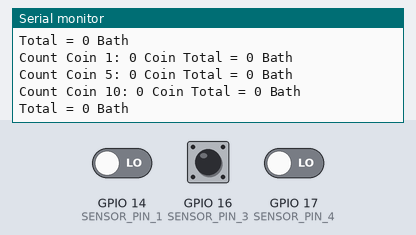
Simulated run of this sketch. Board: ESP32. Parts: the last lines printed to the serial monitor. The test bench sets the inputs (shaded band); at power-on: GPIO 14 (SENSOR_PIN_1) LOW, GPIO 16 (SENSOR_PIN_3) LOW, GPIO 17 (SENSOR_PIN_4) LOW. WiFi joins after 1.5 s; servers stay silent unless stated; no MQTT or app messages arrive unless stated.

Above: at 2.7 s.
2.8 s: GPIO 14 (SENSOR_PIN_1) driven HIGH
At 4.1 s:
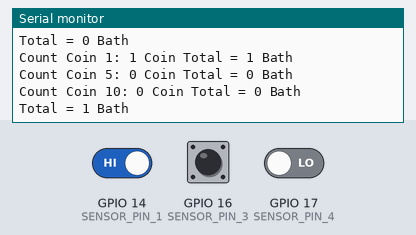
4.3 s: GPIO 16 (SENSOR_PIN_3) driven HIGH
At 5.4 s:
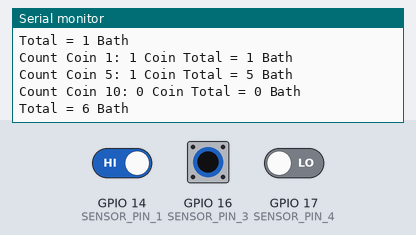
5.8 s: GPIO 17 (SENSOR_PIN_4) driven HIGH
At 7.1 s:
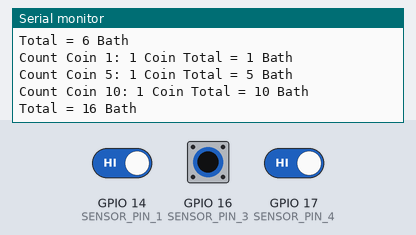
7.3 s: GPIO 16 (SENSOR_PIN_3) pulsed LOW 2 times (0.12 s each, 0.3 s apart)
At 9.4 s:
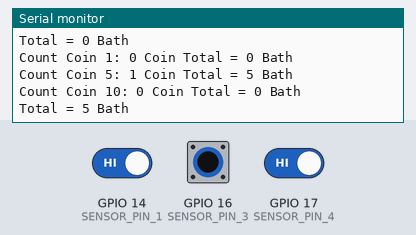
Timing chart, 0 to 10.4 s (numbered marks = the images above; inputs shaded):
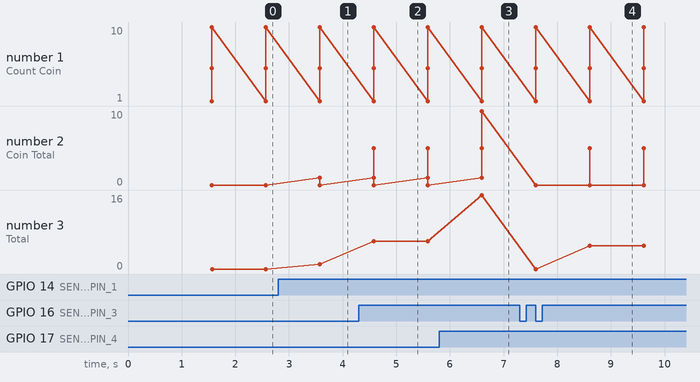

Measured:
- after the input at 2.8 s, the serial monitor: prints a new line after 0.77 s (image 1)
- after the input at 4.3 s, the serial monitor: prints a new line after 0.28 s (image 2)
- after the input at 5.8 s, the serial monitor: prints a new line after 0.79 s (image 3)
- after the input at 7.3 s, the serial monitor: prints a new line after 0.30 s (image 4)
- plotted number 3: 1 → 6 after the input at 4.3 s, 6 → 16 after the input at 5.8 s

The sketch:

esp32-coin.ino
```cpp
#include <ElegantOTA.h> //192.168.1.102
#include <WiFi.h>
#include <WebServer.h>
#include <PubSubClient.h>

//WiFi want to connect
#define WIFI_SSID  "PondKuB_WIFI"
#define WIFI_PASS  "0831764572"

WiFiClient wifiClient;
WebServer webServer(80);
PubSubClient mqttClient(wifiClient);

#define APP_MQTT_SERVER  "192.168.1.104"
#define APP_MQTT_PORT    1883

#define SENSOR_PIN_1 14 // กำหนด GPIO ที่เชื่อมต่อกับ sensor 1
//#define SENSOR_PIN_2 27 // กำหนด GPIO ที่เชื่อมต่อกับ sensor 2
#define SENSOR_PIN_3 16 // กำหนด GPIO ที่เชื่อมต่อกับ sensor 3
#define SENSOR_PIN_4 17 // กำหนด GPIO ที่เชื่อมต่อกับ sensor 4

volatile int count1 = 0;  // ตัวแปรที่ใช้เก็บค่านับสำหรับ sensor 1
//volatile int count2 = 0;  // ตัวแปรที่ใช้เก็บค่านับสำหรับ sensor 2
volatile int count3 = 0;  // ตัวแปรที่ใช้เก็บค่านับสำหรับ sensor 3
volatile int count4 = 0;  // ตัวแปรที่ใช้เก็บค่านับสำหรับ sensor 4
volatile int CoinB1 = 0;
//volatile int CoinB2 = 0;
volatile int CoinB5 = 0;
volatile int CoinB10 = 0;
volatile int totalCount = 0;

volatile bool coinDetected1 = false;  // ตัวแปรบอกสถานะว่ามีเหรียญถูกตรวจจับหรือไม่สำหรับ sensor 1
volatile bool coinDetected2 = false;  // ตัวแปรบอกสถานะว่ามีเหรียญถูกตรวจจับหรือไม่สำหรับ sensor 2
volatile bool coinDetected3 = false;  // ตัวแปรบอกสถานะว่ามีเหรียญถูกตรวจจับหรือไม่สำหรับ sensor 3
volatile bool coinDetected4 = false;  // ตัวแปรบอกสถานะว่ามีเหรียญถูกตรวจจับหรือไม่สำหรับ sensor 4

void setupWiFi() {
  Serial.println();
  Serial.println("Connecting to " + String(WIFI_SSID) + " ...");

  WiFi.mode(WIFI_STA);
  WiFi.begin(WIFI_SSID, WIFI_PASS);

  if (WiFi.waitForConnectResult() != WL_CONNECTED) {
      Serial.println("Failed to connect to the Wi-Fi network, restarting...");
      delay(2000);
      ESP.restart();
  }

  Serial.println("Wi-Fi connected, browse to http://" + WiFi.localIP().toString());
}

void setupMqttClient() {
    mqttClient.setServer(APP_MQTT_SERVER, APP_MQTT_PORT);

    Serial.println("Connecting to MQTT broker " + String(APP_MQTT_SERVER) + ":" + String(APP_MQTT_PORT));

    while(!mqttClient.connected()) {
        if (mqttClient.connect("ESP32-coin")) {
            Serial.println("Connected to MQTT broker");
        }
        else {
            Serial.println("Failed to connect to MQTT broker, retrying in 5 seconds...");
            delay(5000);
        }
    }
}

void setup() {
  Serial.begin(115200);
  pinMode(SENSOR_PIN_1, INPUT);
  //pinMode(SENSOR_PIN_2, INPUT);
  pinMode(SENSOR_PIN_3, INPUT);
  pinMode(SENSOR_PIN_4, INPUT);

  // กำหนด callback function เมื่อมีการตรวจจับสัญญาณจาก sensor 1
  attachInterrupt(digitalPinToInterrupt(SENSOR_PIN_1), countPulse1, RISING);

  // กำหนด callback function เมื่อมีการตรวจจับสัญญาณจาก sensor 2
  //attachInterrupt(digitalPinToInterrupt(SENSOR_PIN_2), countPulse2, RISING);

  // กำหนด callback function เมื่อมีการตรวจจับสัญญาณจาก sensor 3
  attachInterrupt(digitalPinToInterrupt(SENSOR_PIN_3), countPulse3, RISING);

  // กำหนด callback function เมื่อมีการตรวจจับสัญญาณจาก sensor 4
  attachInterrupt(digitalPinToInterrupt(SENSOR_PIN_4), countPulse4, RISING);

  setupWiFi();
  setupMqttClient();
  webServer.begin();
  ElegantOTA.begin(&webServer);
  String esp32IPAddress = WiFi.localIP().toString();
  //print IP in Serial Moniter
  Serial.println("\nWiFi connected, IP: " + esp32IPAddress);
}

void loop() {
  webServer.handleClient();
  mqttClient.loop();
  ElegantOTA.loop();

  if (coinDetected1) {
    count1++;
    coinDetected1 = false;
  }

  //if (coinDetected2) {
    //count2++;
    //coinDetected2 = false;
  //}

  if (coinDetected3) {
    count3++;
    coinDetected3 = false;
  }

  if (coinDetected4) {
    count4++;
    coinDetected4 = false;
  }

  CoinB1 = count1;
  //CoinB2 = count2 * 2;
  CoinB5 = count3 * 5;
  CoinB10 = count4 * 10;

  totalCount = CoinB1 + CoinB5 + CoinB10;

  // Check if totalCount is equal to or greater than 50
  if (totalCount >= 20) {
    String CoinTopic = "esp32/coin";
    String CoinStateStr = "Payment-completed";
    mqttClient.publish(CoinTopic.c_str(), CoinStateStr.c_str());
    Serial.println(CoinStateStr);
    // Reset all count variables to zero
    count1 = 0;
    //count2 = 0;
    count3 = 0;
    count4 = 0;
    CoinB1 = 0;
    //CoinB2 = 0;
    CoinB5 = 0;
    CoinB10 = 0;
    totalCount = 0;
  }

  // Print results to Serial Monitor
  Serial.print("Count Coin 1: ");
  Serial.print(count1);
  Serial.print(" Coin Total = ");
  Serial.print(CoinB1);
  Serial.println(" Bath");

  //Serial.print("Count Coin 2: ");
  //Serial.print(count2);
  //Serial.print(" Coin Total = ");
  //Serial.print(CoinB2);
  //Serial.println(" Bath");

  Serial.print("Count Coin 5: ");
  Serial.print(count3);
  Serial.print(" Coin Total = ");
  Serial.print(CoinB5);
  Serial.println(" Bath");

  Serial.print("Count Coin 10: ");
  Serial.print(count4);
  Serial.print(" Coin Total = ");
  Serial.print(CoinB10);
  Serial.println(" Bath");

  Serial.print("Total = ");
  Serial.print(totalCount);
  Serial.println(" Bath");

  delay(1000);
}

void countPulse1() {
  coinDetected1 = true;
}

//void countPulse2() {
  //coinDetected2 = true;
//}

void countPulse3() {
  coinDetected3 = true;
}

void countPulse4() {
  coinDetected4 = true;
}
```
